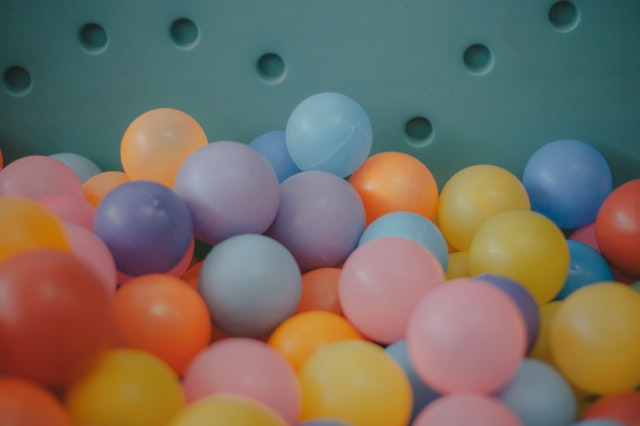
#> input picture Dosyalar/balls.jpg, 640 x 426 px, found by its file name
$ python openCv-27_ImageTransition.py
#> lines starting #> are read from the running program, lines starting #| are printed output that depends on the picture
# -*- coding: utf-8 -*-
"""
Created on Tue Apr  7 18:24:00 2020

@author: tdenizgez
"""


import cv2

def nothing(x):
    pass

img1 = cv2.imread(r"C:/Users/tdenizgez/Desktop/OpenCv/Dosyalar/balls.jpg")
#> img1 is the input picture: shape (426, 640, 3); mean B, G, R 97.5, 110.1, 120
img1 = cv2.resize(img1,(640,480))
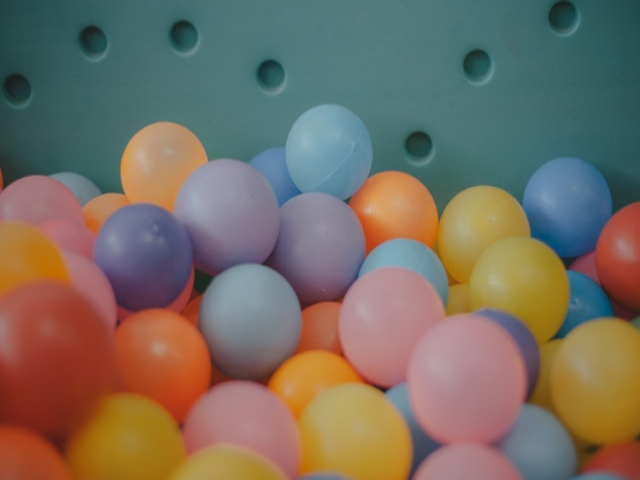
#> img1: shape (480, 640, 3); mean B, G, R 97.4, 110, 119.9

img2  = cv2.imread(r"C:/Users/tdenizgez/Desktop/OpenCv/Dosyalar/helikopter.jpg")
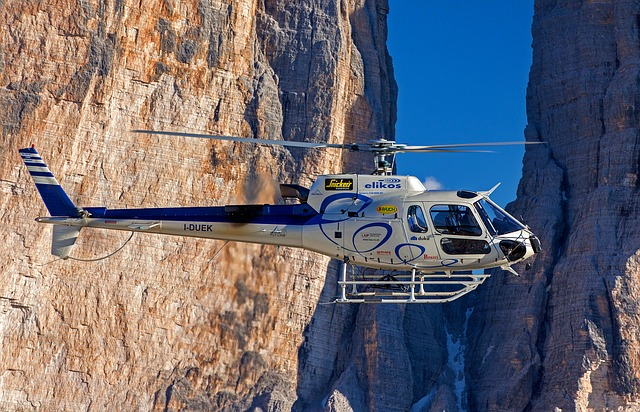
#> input picture Dosyalar/helikopter.jpg, 640 x 412 px, found by its file name
#> img2 is the input picture: shape (412, 640, 3); mean B, G, R 115.2, 106.4, 108.2
img2 = cv2.resize(img2,(640,480))
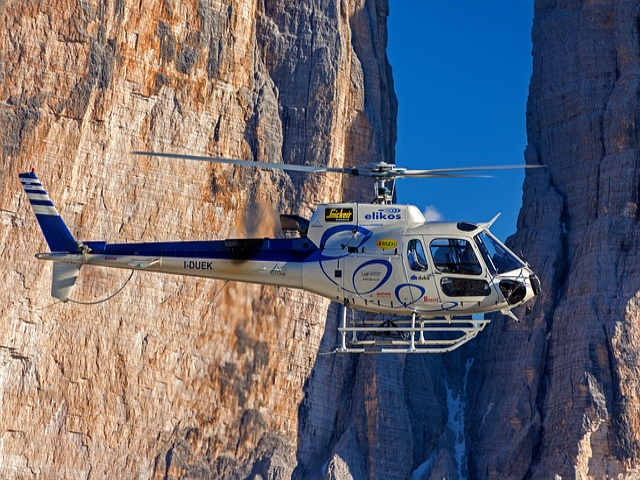
#> img2: shape (480, 640, 3); mean B, G, R 115.1, 106.3, 108.1

output = cv2.addWeighted(img1,0.5,img2,0.5,0)
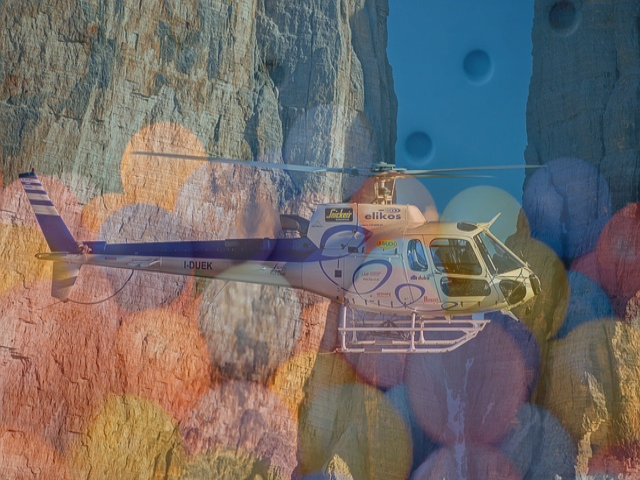
#> output: shape (480, 640, 3); mean B, G, R 106.3, 108.1, 114

windowName = "Transition Program"
cv2.namedWindow(windowName)

cv2.createTrackbar("Alpha-Beta",windowName,0,1000,nothing)
#> slider 'Alpha-Beta' is set to 100

while True:
    cv2.imshow(windowName,output)
    alpha = cv2.getTrackbarPos("Alpha-Beta",windowName)/1000
    beta = 1-alpha

    output = cv2.addWeighted(img1,alpha,img2,beta,0)
    print(alpha,beta)

    if cv2.waitKey(1) == 27:
#> (key Esc is pressed here)
        break

cv2.destroyAllWindows()
